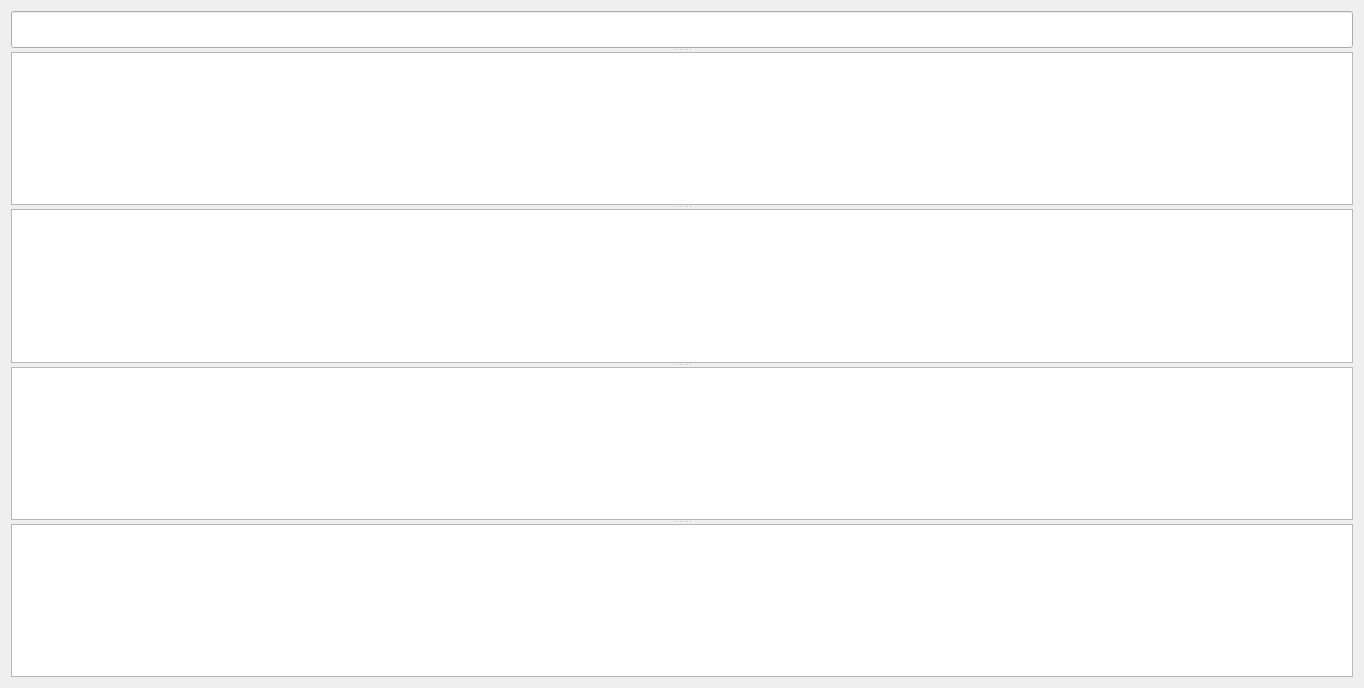
<?xml version="1.0" encoding="UTF-8"?>
<ui version="4.0">
 <class>wdg_probe</class>
 <widget class="QWidget" name="wdg_probe">
  <property name="geometry">
   <rect>
    <x>0</x>
    <y>0</y>
    <width>1364</width>
    <height>688</height>
   </rect>
  </property>
  <property name="font">
   <font>
    <family>Microsoft JhengHei</family>
    <pointsize>14</pointsize>
    <weight>75</weight>
    <italic>false</italic>
    <bold>true</bold>
   </font>
  </property>
  <property name="windowTitle">
   <string/>
  </property>
  <layout class="QHBoxLayout" name="horizontalLayout">
   <item>
    <widget class="QSplitter" name="spl">
     <property name="orientation">
      <enum>Qt::Vertical</enum>
     </property>
     <widget class="QLineEdit" name="led_find">
      <property name="font">
       <font>
        <family>Noto Sans Mono CJK TC</family>
        <weight>50</weight>
        <bold>false</bold>
       </font>
      </property>
     </widget>
     <widget class="QTableView" name="tbv_diag"/>
     <widget class="QTableView" name="tbv_ord"/>
     <widget class="QTableView" name="tbv_med"/>
     <widget class="QTableView" name="tbv_mat"/>
    </widget>
   </item>
  </layout>
 </widget>
 <resources/>
 <connections/>
</ui>
